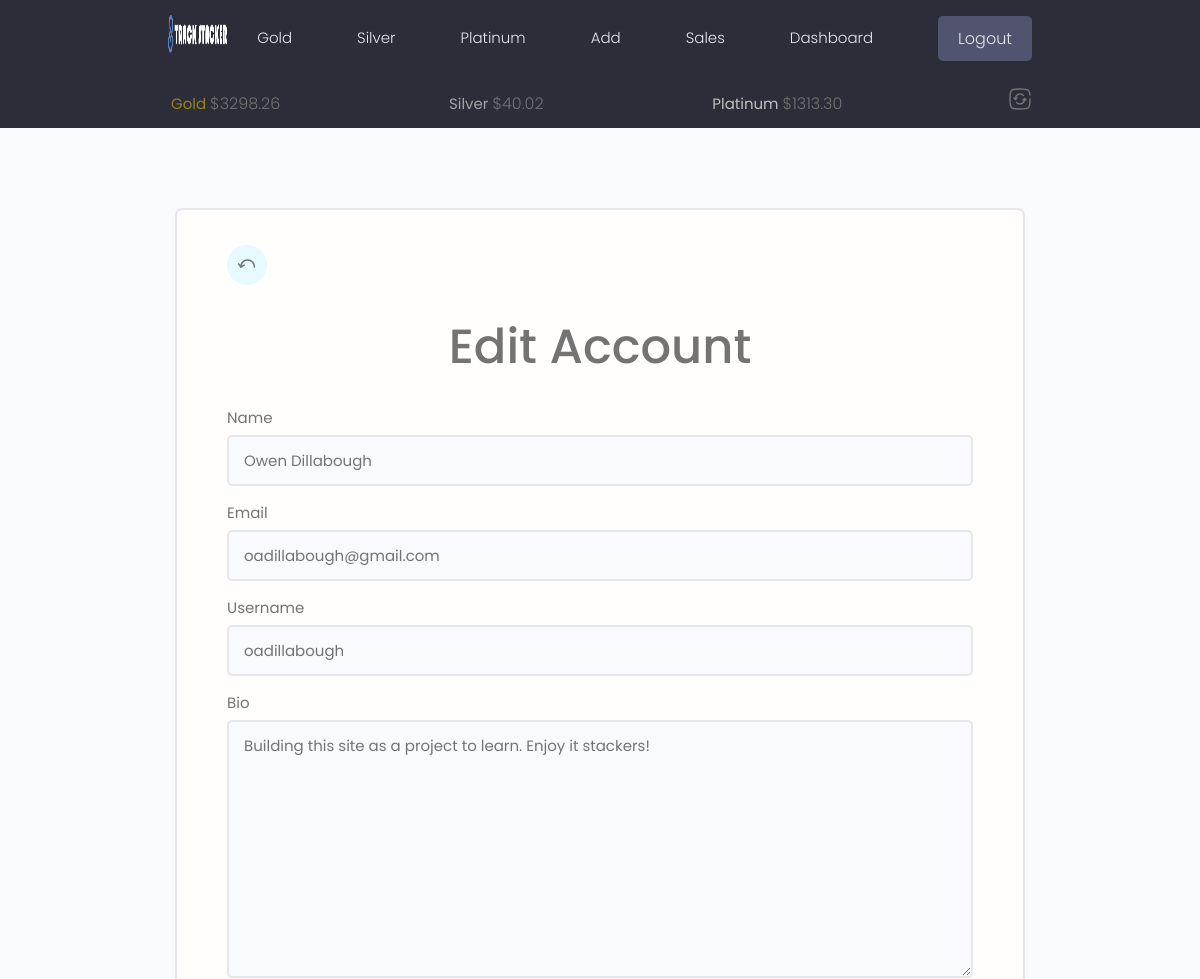
The app's page /users/edit-account/ (signed in, upper part), older data.
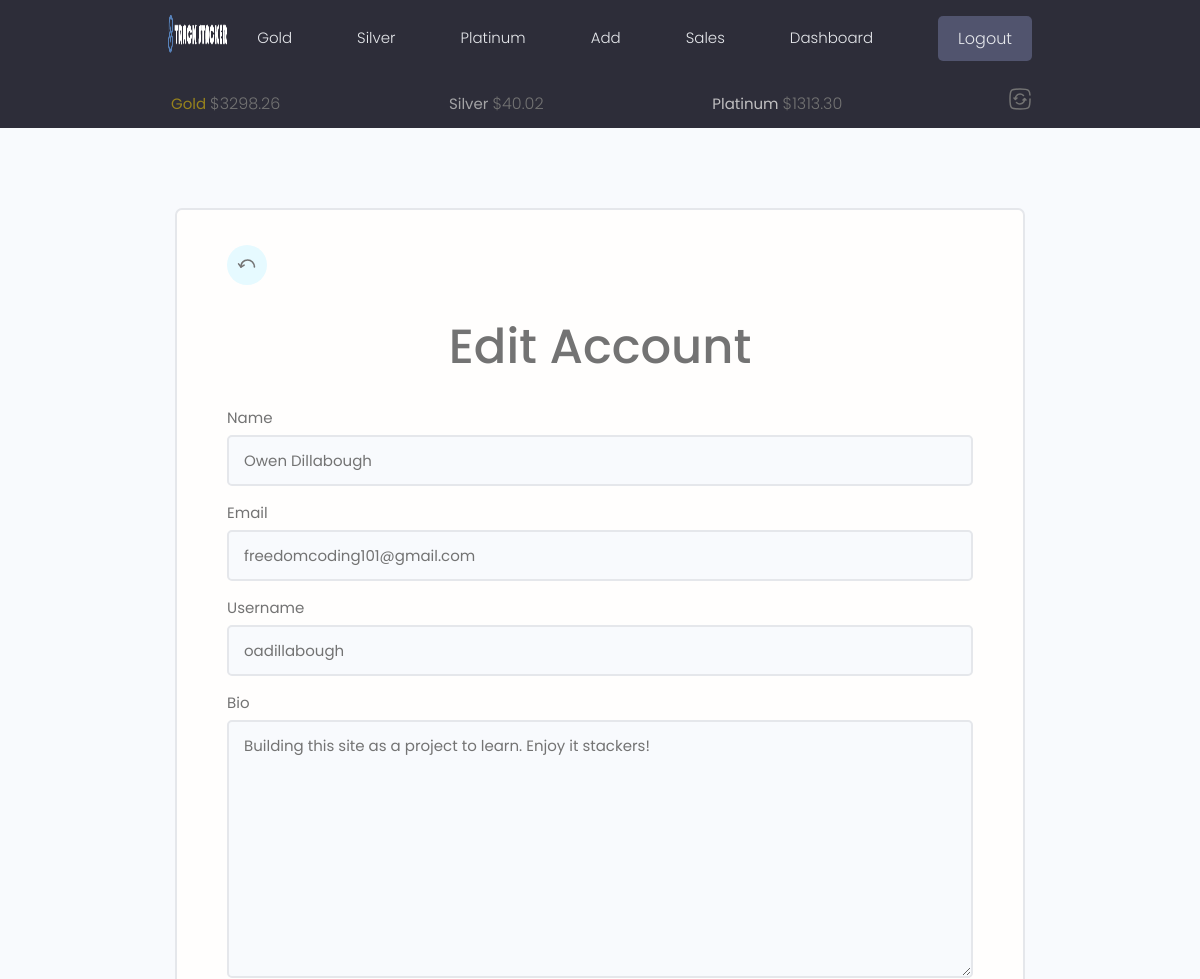
The same page, newer data.
### users/models.py (models this page shows)
class Profile(models.Model):
    user = models.OneToOneField(User, on_delete=models.CASCADE, null=True, blank=True)
    name = models.CharField(max_length=200, blank=True, null=True)
    email =models.EmailField(max_length=500, blank=True, null=True)
    username = models.CharField(max_length=200, blank=True, null=True)
    short_intro = models.CharField(max_length=500, blank=True, null=True)
    bio = models.TextField(blank=True, null=True)
    profile_image = models.ImageField(null=True, blank=True, upload_to='profiles/',
                                        default='profiles/user-default.png')
    social_facebook = models.CharField(max_length=200, blank=True, null=True)
    created = models.DateTimeField(auto_now_add=True)
    id = models.UUIDField(default=uuid.uuid4, unique=True, primary_key=True,
                            editable=False)
    def __str__(self):
        return str(self.user.username)

### users/views.py (the view)
# urls.py: path('edit-account/', views.editAccount, name="edit-account"),
@login_required(login_url='login-user')
def editAccount(request):
    profile = request.user.profile
    print("Profile retrieved:", profile)
    form = CustomProfileForm(instance = profile)
    print("Form data:", form)
    if request.method == 'POST':
        form = CustomProfileForm(request.POST, request.FILES, instance=profile)
        if form.is_valid():
            form.save()
            return redirect('profile', pk=profile.id)
    context = {'form': form, 'profile': profile}
    return render (request, 'users/profile_form.html', context)

### users/forms.py
class CustomProfileForm(ModelForm):
    class Meta:
        model = Profile
        fields = ['name', 'email', 'username', 'bio', 'short_intro',
        'profile_image', 'social_facebook']
        labels = {'name': 'Name', 'email': 'Email', 'username': 'Username',
                'bio': 'Bio', 'short_intro': 'Short Intro',
                'social_facebook': 'Facebook Link'}
    def __init__(self,*args, **kwargs):
        super(CustomProfileForm, self).__init__(*args, **kwargs)
        for name, field in self.fields.items():
            field.widget.attrs.update({'class': 'input'})

### users/templates/users/profile_form.html (shortened to what this page needs)
{% extends 'main.html' %}
{% block content %}
<body>
    <main class="formPage my-xl">
        <div class="content-box">
            <div class="formWrapper">
                <a class="backButton" href="{% url 'homepage' %}"><span class="icon-park-outline--back-one"></span></a>
                <br>
                <h1 class="form_header"> Edit Account</h1>
                <form method="POST" enctype="multipart/form-data" action ="{% url 'edit-account' %}">
                    {% for field in form %}
                    <div class="form__field">
                        <label for="formInput#text">{{field.label}} </label>
                        {{field}}
                    </div>
                    {% endfor %}
                </form>
            </div>
        </div>
    </main>
</body>
{% endblock %}

Row changes from the older to the newer data that the page shows:
changed Profile "Owen Dillabough": email "oadillabough@gmail.com" → "freedomcoding101@gmail.com"
